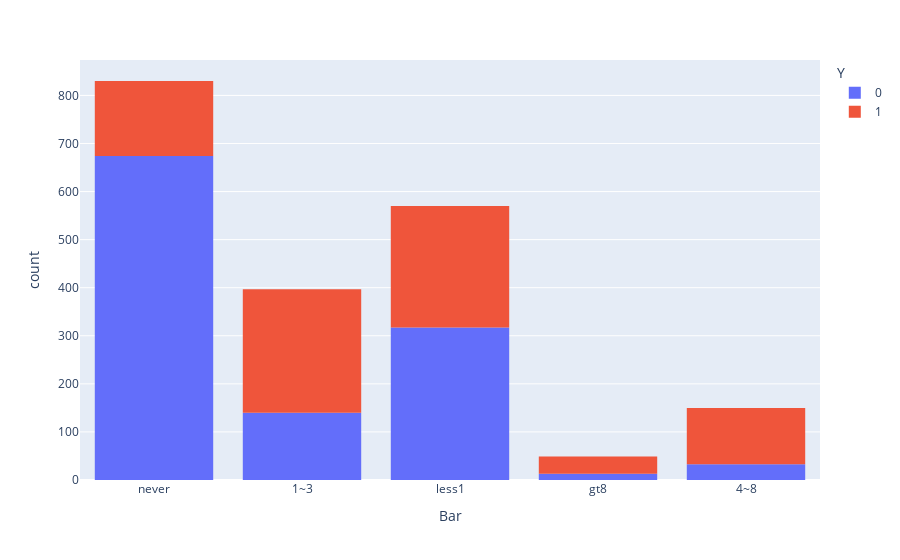

The code cell stored with this chart in its notebook:
### Markdown cell above
3. Compare the acceptance rate between those who went to a bar 3 or fewer times a month to those who went more.

### Code cell
px.histogram(df_bar, x="Bar", color="Y")

### Figure 1 — Plotly figure (JSON) as saved in the notebook; plotly's stock layout.template omitted (floating-point values rounded to 4 significant figures; data arrays with more than 128 entries replaced by an {"elided": "..."} marker saying what was removed)
{"data": [{"alignmentgroup": "True", "bingroup": "x", "hovertemplate": "Y=0<br>Bar=%{x}<br>count=%{y}<extra></extra>", "legendgroup": "0", "marker": {"color": "#636efa", "pattern": {"shape": ""}}, "name": "0", "offsetgroup": "0", "orientation": "v", "showlegend": true, "type": "histogram", "x": {"elided": "1190 str values"}, "xaxis": "x", "yaxis": "y"}, {"alignmentgroup": "True", "bingroup": "x", "hovertemplate": "Y=1<br>Bar=%{x}<br>count=%{y}<extra></extra>", "legendgroup": "1", "marker": {"color": "#EF553B", "pattern": {"shape": ""}}, "name": "1", "offsetgroup": "1", "orientation": "v", "showlegend": true, "type": "histogram", "x": {"elided": "827 str values"}, "xaxis": "x", "yaxis": "y"}], "layout": {"barmode": "relative", "legend": {"title": {"text": "Y"}, "tracegroupgap": 0}, "margin": {"t": 60}, "xaxis": {"anchor": "y", "domain": [0, 1], "title": {"text": "Bar"}}, "yaxis": {"anchor": "x", "domain": [0, 1], "title": {"text": "count"}}}}
